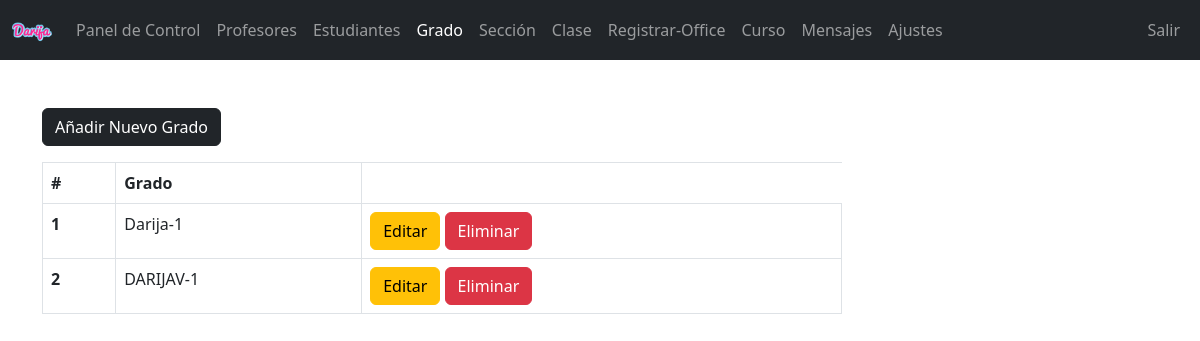
The app's page /admin/grade.php (signed in) with its own data.
### tables this page shows
CREATE TABLE `grades` (
  `grade_id` int(11) NOT NULL,
  `grade` varchar(31) NOT NULL,
  `grade_code` varchar(7) NOT NULL
);

### admin/data/grade.php (called while the page is built, shortened)
<?php
function getAllGrades($conn){
   $sql = "SELECT * FROM grades";
   $stmt = $conn->prepare($sql);
   $stmt->execute();
   if ($stmt->rowCount() >= 1) {
     $grades = $stmt->fetchAll();
     return $grades;
   }else {
    return 0;
   }
}

### admin/grade.php (the view, shortened to what this page needs)
<?php
if (isset($_SESSION['admin_id']) &&
    isset($_SESSION['role'])) {
    if ($_SESSION['role'] == 'Admin') {
       include "../CONEXION_DB.php";
       include "data/grade.php";
       $grades = getAllGrades($conn);
 ?>
<!DOCTYPE html>
<html lang="en">
<head>
	<link rel="stylesheet" href="https://cdn.jsdelivr.net/npm/bootstrap@5.2.0/dist/css/bootstrap.min.css">
	<link rel="stylesheet" href="../css/style.css">
  <link rel="stylesheet" href="https://cdnjs.cloudflare.com/ajax/libs/font-awesome/4.7.0/css/font-awesome.min.css">
</head>
<body>
    <?php
        include "inc/navbar.php";
        if ($grades != 0) {
     ?>
     <div class="container mt-5">
        <a href="grade-add.php"
           class="btn btn-dark">Añadir Nuevo Grado</a>
           <div class="table-responsive">
              <table class="table table-bordered mt-3 n-table">
                <thead>
                  <tr>
                    <th scope="col">#</th>
                    <th scope="col">Grado</th>
                  </tr>
                </thead>
                <tbody>
                  <?php $i = 0; foreach ($grades as $grade ) {
                    $i++;  ?>
                  <tr>
                    <th scope="row"><?=$i?></th>
                    <td>
                      <?php
                          echo $grade['grade_code'].'-'.
                                     $grade['grade'];
                       ?>
                    </td>
                    <td>
                        <a href="grade-edit.php?grade_id=<?=$grade['grade_id']?>"
                           class="btn btn-warning">Editar</a>
                        <a href="grade-delete.php?grade_id=<?=$grade['grade_id']?>"
                           class="btn btn-danger">Eliminar</a>
                    </td>
                  </tr>
                <?php } ?>
                </tbody>
              </table>
           </div>
         <?php } ?>
     </div>
</body>
</html>
<?php
  }else {
    header("Location: ../login.php");
    exit;
  }
}else {
	header("Location: ../login.php");
	exit;
}
?>

### css/style.css (style rules this page uses)
.n-table { max-width: 800px; }

### records on screen
grades: grade_code "Darija", grade "1"
grades: grade_code "DARIJAV", grade "1"
